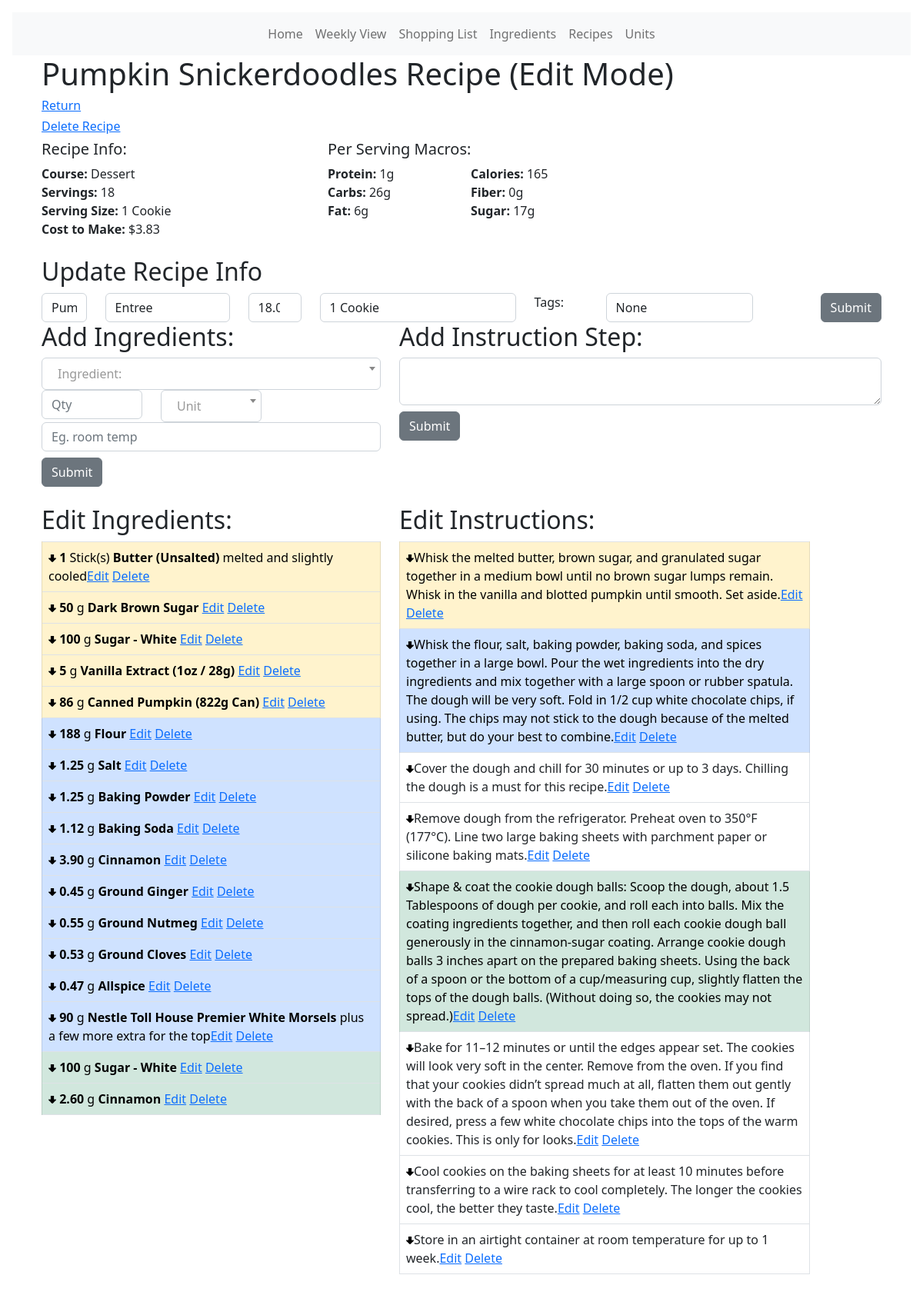
Before: /recipe/6/edit with the older database file.
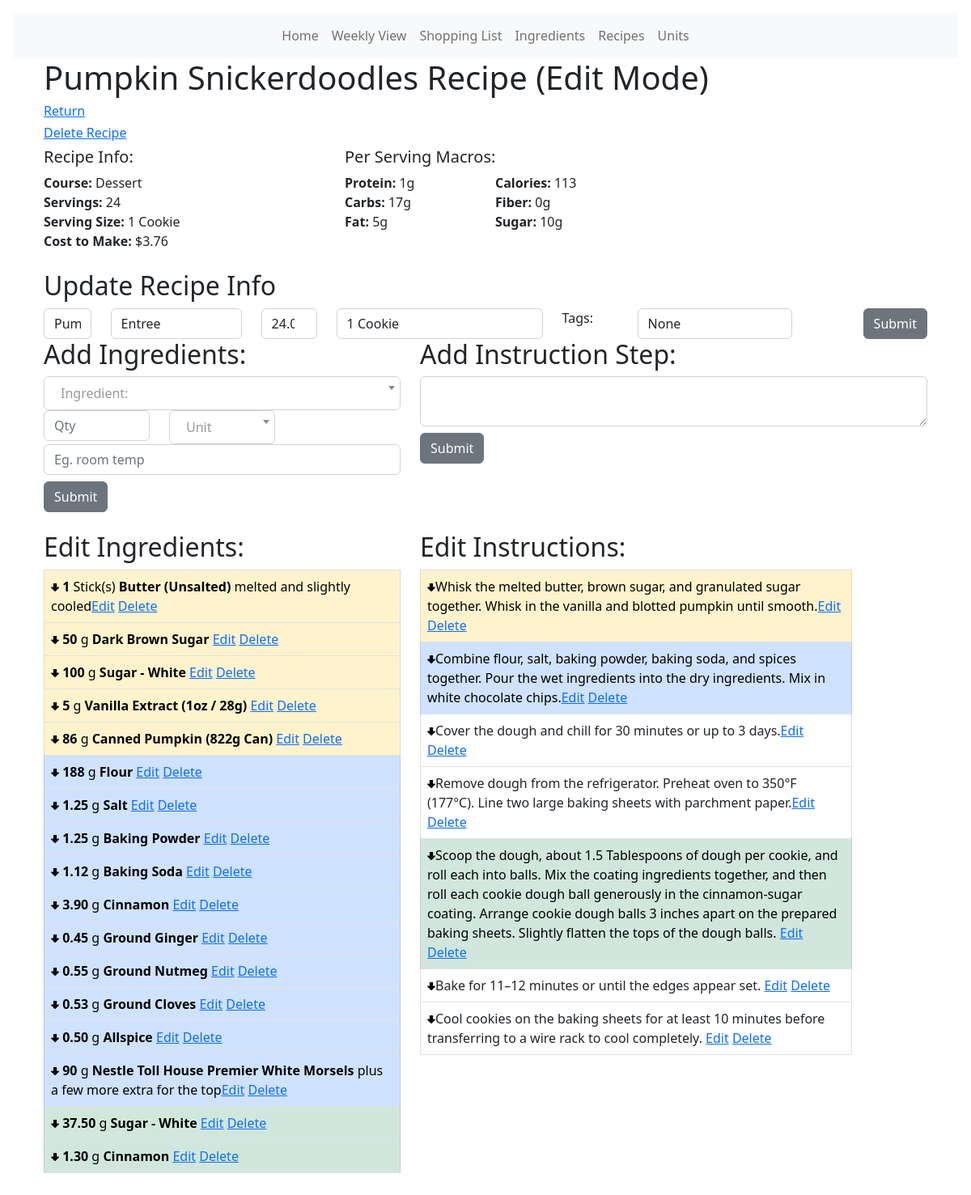
After: the same page with the newer database file.
### models.py (models this page shows, shortened)
class Recipe(db.Model):
    id = db.Column(db.Integer, primary_key=True)
    name = db.Column(db.String(100))
    course = db.Column(db.String(30))
    servings = db.Column(db.Float)
    serving_size = db.Column(db.String(30))
    tags = db.Column(db.Text)
    def get_total_cost(self):
        x = [x.qty for x in RecipeIngredient.query.filter_by(rid=self.id).all()]
        y = [
            y.ingredient.u_price
            for y in RecipeIngredient.query.filter_by(rid=self.id).all()
        ]
        tc = []
        for num1, num2 in zip(x, y):
            tc.append(num1 * num2)
        return sum(tc)
    def get_total_protein(self):
        x = [x.qty for x in RecipeIngredient.query.filter_by(rid=self.id).all()]
        y = [
            y.ingredient.protein
            for y in RecipeIngredient.query.filter_by(rid=self.id).all()
        ]
        t = []
        for num1, num2 in zip(x, y):
            t.append(num1 * num2)
        return sum(t)
    def get_total_carbs(self):
        x = [x.qty for x in RecipeIngredient.query.filter_by(rid=self.id).all()]
        y = [
            y.ingredient.carbs
            for y in RecipeIngredient.query.filter_by(rid=self.id).all()
        ]
        t = []
        for num1, num2 in zip(x, y):
            t.append(num1 * num2)
        return sum(t)
    def get_total_fat(self):
        x = [x.qty for x in RecipeIngredient.query.filter_by(rid=self.id).all()]
        y = [
            y.ingredient.fat
            for y in RecipeIngredient.query.filter_by(rid=self.id).all()
        ]
        t = []
        for num1, num2 in zip(x, y):
            t.append(num1 * num2)
        return sum(t)
    def get_total_fiber(self):
        x = [x.qty for x in RecipeIngredient.query.filter_by(rid=self.id).all()]
        y = [
            y.ingredient.fiber
            for y in RecipeIngredient.query.filter_by(rid=self.id).all()
        ]
        t = []
        for num1, num2 in zip(x, y):
            t.append(num1 * num2)
        return sum(t)
    def get_total_sugar(self):
        x = [x.qty for x in RecipeIngredient.query.filter_by(rid=self.id).all()]
        y = [
            y.ingredient.sugar
            for y in RecipeIngredient.query.filter_by(rid=self.id).all()
        ]
        t = []
        for num1, num2 in zip(x, y):
            t.append(num1 * num2)
        return sum(t)
    def get_total_calories(self):
        a = [a.qty for a in RecipeIngredient.query.filter_by(rid=self.id).all()]
        p = [
            p.ingredient.protein
            for p in RecipeIngredient.query.filter_by(rid=self.id).all()
        ]
        c = [
            c.ingredient.carbs
            for c in RecipeIngredient.query.filter_by(rid=self.id).all()
        ]
        f = [
            f.ingredient.fat
            for f in RecipeIngredient.query.filter_by(rid=self.id).all()
        ]
        tp = []
        for num1, num2 in zip(a, p):
            tp.append((num1 * num2) * 4)
        tc = []
        for num1, num2 in zip(a, c):
            tc.append((num1 * num2) * 4)
        tf = []
        for num1, num2 in zip(a, f):
            tf.append((num1 * num2) * 9)
        gtl = (sum(tf)) + (sum(tp)) + (sum(tc))
        return gtl

class RecipeIngredient(db.Model):
    id = db.Column(db.Integer, primary_key=True)
    rid = db.Column(db.Integer, db.ForeignKey("recipe.id"))
    iid = db.Column(db.Integer, db.ForeignKey("ingredient.id"))
    qty = db.Column(db.Float)
    unit_suffix = db.Column(db.String(50))
    ingredient_color_tag = db.Column(db.String(20))

class Ingredient(db.Model):
    __tablename__ = "ingredient"
    id = db.Column(db.Integer, primary_key=True)
    name = db.Column(db.String(120), nullable=False)
    icalories = db.Column(db.Float)
    protein = db.Column(db.Float)
    carbs = db.Column(db.Float)
    fat = db.Column(db.Float)
    fiber = db.Column(db.Float)
    sugar = db.Column(db.Float)
    item_unit_size = db.Column(db.Float)  # How many units of item at store
    item_price = db.Column(db.Float)  # Price for full item at store
    u_price = db.Column(db.Float)
    aisle_id = db.Column(db.Integer, db.ForeignKey("aisle.id"))
    ingredients = db.relationship("RecipeIngredient", backref="ingredient")
    def default_ingredient_unit(self):
        try:
            x = UnitIngredient.query.filter_by(iid=self.id).first()
            return x.unit.name
        except:
            return "Unknown"

class Unit(db.Model):
    id = db.Column(db.Integer, primary_key=True)
    oid = db.Column(db.Integer, autoincrement=True)
    name = db.Column(db.String(30))
    ingredients = db.relationship("UnitIngredient", backref="unit")

class RecipeInstruction(db.Model):
    id = db.Column(db.Integer, primary_key=True)
    rid = db.Column(db.Integer, db.ForeignKey("recipe.id"))
    instruction = db.Column(db.Text)
    instruction_color_tag = db.Column(db.String(20))

### main.py (the view, shortened to what this page needs)
@app.route("/recipe/<int:id>/edit", methods=["GET", "POST"])
def recipe_edit(id):
    r = Recipe.query.get_or_404(id)
    title = r.name
    x = 1
    iquery = RecipeIngredient.query.filter_by(rid=id).all()
    """Update Meta Data Form"""
    form2 = CreateRecipe()
    """Add Ingredient Form"""
    form = AddIngredient()
    a = db.session.query(Ingredient.name).order_by(Ingredient.name)
    a = [i[0] for i in a]
    form.name.choices = [("")] + [(y) for y in a]
    b = db.session.query(Unit.name).order_by(Unit.id)
    b = [i[0] for i in b]
    form.unit.choices = [("")] + [(y) for y in b]
    """Add Instruction Step Form"""
    form3 = AddInstruction()
    instruct_query = RecipeInstruction.query.filter_by(rid=id).all()
    """Add Ingredient Button Action"""
    """Update Meta Data Button Action"""
    """Add Instruction Step Button Action"""
    if form3.submit3.data and form3.validate_on_submit():
        update = RecipeInstruction(rid=id, instruction=form3.instruction.data)
        db.session.add(update)
        db.session.commit()
        instruct_query = RecipeInstruction.query.filter_by(rid=id).all()
    return render_template(
        "/recipes/recipe_edit.html",
        r=r,
        title=r.name,
        x=x,
        iquery=iquery,
        form=form,
        form2=form2,
        form3=form3,
        instruct_query=instruct_query,
    )

### forms.py
class CreateRecipe(FlaskForm):
    recipe_name = StringField("Name", validators=[validators.DataRequired()])
    course = SelectField(
        "Course",
        choices=[
            ("Entree"),
            ("Appetizer"),
            ("Dessert"),
            ("Side Dish"),
            ("Beverage"),
            ("Other"),
        ],
        validators=[validators.DataRequired()],
    )
    servings = DecimalField("Servings:", validators=[validators.InputRequired()])
    serving_size = StringField("Serving Size", validators=[validators.DataRequired()])
    tags = StringField("Tags:")
    submit2 = SubmitField("Submit")

class AddIngredient(FlaskForm):
    name = SelectField(
        "Ingredient:",
        validators=[validators.InputRequired()],
        validate_choice=False,
    )
    unit = SelectField(
        "Unit Conversion Option:",
        validators=[validators.InputRequired()],
    )
    qty = DecimalField("Qty:", validators=[validators.InputRequired()])
    suffix = StringField("Notes")
    submit = SubmitField("Submit")

### templates/recipes/recipe_edit.html (shortened to what the changed rows need)
<!DOCTYPE html>
<html lang="en">
<head>
  <link href="{{ url_for('static', filename='css/select2.css') }}" rel="stylesheet" />
  {% extends 'base.html' %} {% block content %}
</head>
<body><b></b>
  <div class="container">
    <h1>{{title}} (Edit Mode)</h1>
    <a href="{{url_for('recipe', id=r.id)}}">
      <h6>Return</h6>
      <a href="{{url_for('delete_recipe_confirmation', id=r.id)}}">
    </a>
    </a>
    <div class="row">
      <div class="col-4">
      </div>
      <div class="col-4">
      </div>
    </div>
    <div class="row">
      <div class="col-4">
        <b>Course: </b> {{r.course}} <br>
        <b>Servings: </b> {{(' %0.0f'|format(r.servings)) if (r.servings%1==0) else (' %0.2f'|format(r.servings))}} <br>
        <b>Serving Size: </b> {{r.serving_size}} <br>
        <b>Cost to Make: </b>{{'$%0.2f'|format(r.get_total_cost())}}
      </div>
      <div class="col-2">
        <b>Protein:</b> {{'%0.0fg'|format((r.get_total_protein())/r.servings)}} <br>
        <b>Carbs:</b> {{'%0.0fg'|format((r.get_total_carbs())/r.servings)}} <br>
        <b>Fat:</b> {{'%0.0fg'|format((r.get_total_fat())/r.servings)}} <br>
      </div>
      <div class="col-2">
        <b>Calories:</b> {{'%0.0f'|format((r.get_total_calories())/r.servings)}} <br>
        <b>Fiber:</b> {{'%0.0fg'|format((r.get_total_fiber())/r.servings)}} <br>
        <b>Sugar:</b> {{'%0.0fg'|format((r.get_total_sugar())/r.servings)}} <br>
      </div>
    </div>
    <br>
    <h2>Update Recipe Info</h2>
    <form method="POST">
      <div class="row">
        <div class="col-2">
          {{ form2.course(class="form-control", valuse=r.course) }}
        </div>
        <div class="col-1">
          {{ form2.servings(class="form-control", value=r.servings)}}
        </div>
        <div class="col-3">
          {{ form2.serving_size(class="form-control", value=r.serving_size)}}
        </div>
        <div class="col-3">
          {{ form2.tags(class="form-control w-75", value=r.tags)}}
        </div>
      </div>
    </form>
    <div class="row">
      <div class="col">
        <div class="row">
          <div class="col-5">
            <h2>Add Ingredients:</h2>
          </div>
          <div class="col">
            <h2>Add Instruction Step:</h2>
          </div>
        </div>
      </div>
    </div>
    <br />
    <div class="row">
      <div class="col-5">
        <h2>Edit Ingredients:</h2>
        <table class="table table-hover table-bordered">
          {% for i in iquery %}
          <tr>
            <td class="{{i.ingredient_color_tag|color_label()}}">
              <b><a href="{{url_for('recipe_ingredient_move_down', rid=i.rid, id=i.id)}}"><img
                    src="{{ url_for('static', filename='images/down_arrow.png') }}" width="10" /></a>{{(' %0.0f
                '|format(i.qty)) if (i.qty%1==0) else (' %0.2f
                '|format(i.qty))}}</b>{{i.ingredient.default_ingredient_unit()}}
              <b>{{i.ingredient.name}}</b>
              {{i.unit_suffix}}<a href="{{url_for('recipe_edit_ingredient',id=i.id)}}">Edit</a> <a href="{{url_for('recipe_delete_ingredient',id=i.id)}}",
              onclick="return confirm('Are you want to delete this? You cannot undo this action.')">Delete</a></td>
          </tr>
          {% endfor %}
        </table>
      </div>
      <div class="col-6">
        <h2>Edit Instructions:</h2>
        <table class="table table-hover table-bordered">
          {% for in in instruct_query %}
          <tr>
            <td class="{{in.instruction_color_tag|color_label()}}">
              <a href="{{url_for('recipe_instruction_move_down', rid=in.rid, id=in.id)}}"><img
                  src="{{ url_for('static', filename='images/down_arrow.png') }}" width="10" /></a>{{in.instruction}}<a href="{{url_for('recipe_edit_instruction',id=in.id)}}">Edit</a> <a
                href="{{url_for('recipe_delete_instruction',id=in.id)}}",
                onclick="return confirm('Are you want to delete this? You cannot undo this action.')">Delete</a>
            </td>
          </tr>
          {% endfor %}
        </table>
      </div>
    </div>
  </div>
</body>
{% endblock %}

Changed rows visible on the page:
removed RecipeInstruction: instruction "Store in an airtight container at room temperature for up to 1 week."
changed Recipe "Pumpkin Snickerdoodles Recipe": servings "18" → "24"; servings "18.0" → "24.0"
changed through a linked row, RecipeIngredient "melted and slightly cooled": get_total_cost "$3.83" → "$3.76"; (r.get_total_carbs())/r.servings "26g" → "17g"; (r.get_total_calories())/r.servings "165" → "113"; (r.get_total_sugar())/r.servings "17g" → "10g"
changed RecipeIngredient "Allspice": qty "0.47" → "0.50"
changed RecipeIngredient (number 16 of 17 on the later page): qty "100" → "37.50"
changed RecipeIngredient (number 17 of 17 on the later page): qty "2.60" → "1.30"
changed RecipeInstruction: instruction "…sugar, and granulated sugar together in a medium bowl until no brown sugar lumps remain. Whisk in the vanilla and blotted pumpkin until smooth. Set aside." → "Whisk the melted butter, brown sugar, and granulated sugar together. Whisk in the vanilla and blotted pumpkin until smooth."
changed RecipeInstruction: instruction "Whisk the flour, salt, baking powder, baking soda, and spices together in a large bowl. Pour the wet ingredients into the dry ingredients and mix together with a large spoon or rubber spatula. The dough will be very soft. Fold in 1/2 cup white chocolate chips, if using. The chips may not stick to the dough because of the melted butter, but do your best to combine." → "Combine flour, salt, baking powder, baking soda, and spices together. Pour the wet ingredients into the dry ingredients. Mix in white chocolate chips."
changed RecipeInstruction: instruction "Cover the dough and chill for 30 minutes or up to 3 days. Chilling the dough is a must for this recipe." → "Cover the dough and chill for 30 minutes or up to 3 days."
changed RecipeInstruction: instruction "Remove dough from the refrigerator. Preheat oven to 350°F (177°C). Line two large baking sheets with parchment paper or silicone baking mats." → "Remove dough from the refrigerator. Preheat oven to 350°F (177°C). Line two large baking sheets with parchment paper."
changed RecipeInstruction: instruction "Shape & coat the cookie dough balls: Scoop the dough, about 1.5 Tablespoons of dough per cookie, and roll each into balls. Mix the coating ingredients together, and then roll each cookie dough ball generously in the cinnamon-sugar coating. Arrange cookie dough balls 3 inches apart on the prepared baking sheets. Using the back of a spoon or the bottom of a cup/measuring cup, slightly flatten the tops of the dough balls. (Without doing so, the cookies may not spread.)" → "Scoop the dough, about 1.5 Tablespoons of dough per cookie, and roll each into balls. Mix the coating ingredients together, and then roll each cookie dough ball generously in the cinnamon-sugar coating. Arrange cookie dough balls 3 inches apart on the prepared baking sheets. Slightly flatten the tops of the dough balls."
changed RecipeInstruction: instruction "…the edges appear set. The cookies will look very soft in the center. Remove from the oven. If you find that your cookies didn’t spread much at all, flatten them out gently with the back of a spoon when you take them out of the oven. If desired, press a few white chocolate chips into the tops of the warm cookies. This is only for looks." → "Bake for 11–12 minutes or until the edges appear set."
changed RecipeInstruction: instruction "…rack to cool completely. The longer the cookies cool, the better they taste." → "Cool cookies on the baking sheets for at least 10 minutes before transferring to a wire rack to cool completely."
Other visible differences:
{{ '%0.0fg'|format((r.get_total_fat())/r.servings) }}: "6g" → "5g"
